Frame 1 (no input): blank canvas, image omitted
Frame 60 (the mouse pressed at the canvas centre just before this capture): blank canvas, image omitted
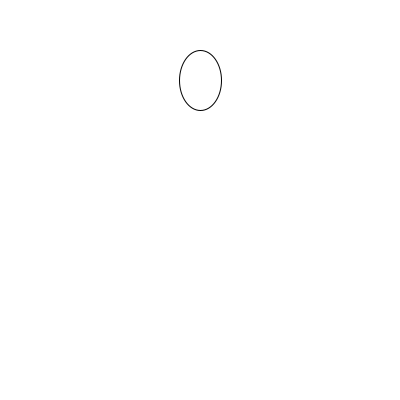
Frame 120 (the mouse held since frame 60 and released just before this capture)

The Processing sketch whose frames 1 and 60 were blank and that drew this single picture after the mouse press (run headless with seeded random() and noise(); from frame 60 on, the mouse is pressed at the canvas centre):

// Processing sketch: week08_5_bubble_balloon_part2
// ── week08_5_bubble_balloon_part2.pde
///week08_5_bubble_balloon_part2
///放開mouse會往上飄
void setup(){
  size(400,400);///大小
}
int x, y, s; ///氣球的座標、氣球的大小
void draw(){
  background(255);//白色的背景
  ellipse(x, y-s*2, s*0.7, s);///瘦瘦的氣球，接觸下方
  if(mousePressed)s++;///一直壓著，才會打氣
  else{///沒有壓著會往上飄
    if(y>s)y-=2;///沒有撞到天花板，就往上飄
  }
}
void mousePressed(){///按下mouse改變位置、大小
  x = mouseX;///
  y = mouseY;
  s = 1;///大小設成數字1
}
